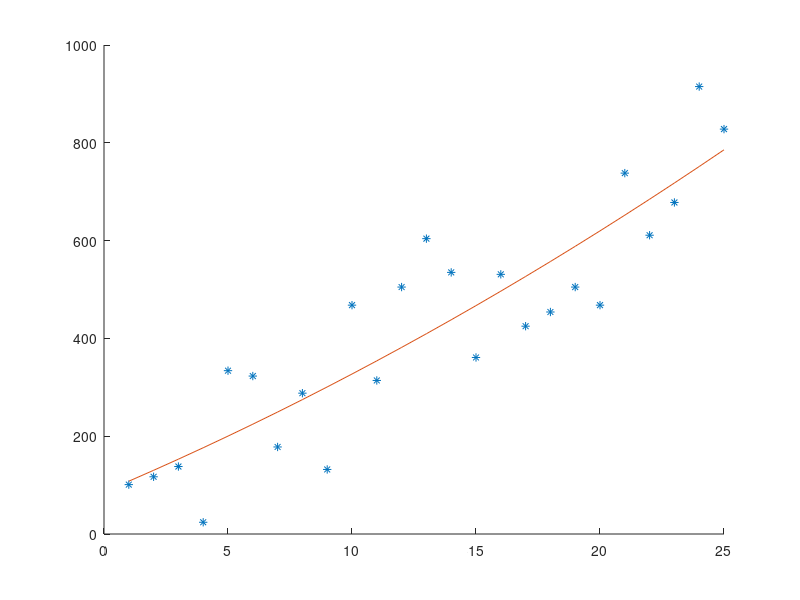

MATLAB code to generate this figure:
x = 1:25; 
y = x.*x+randi(500,1,25);


xx = x;
yy = y;
p = polyfit(xx, yy,2);
yx=polyval(p,xx);
figure;
hold on
plot(xx, yy, '*');
plot(x,yx)
hold off
r=corrcoef(xx,yy);
r_sq = r(2,1)*2;
r_sq;
disp(r_sq)